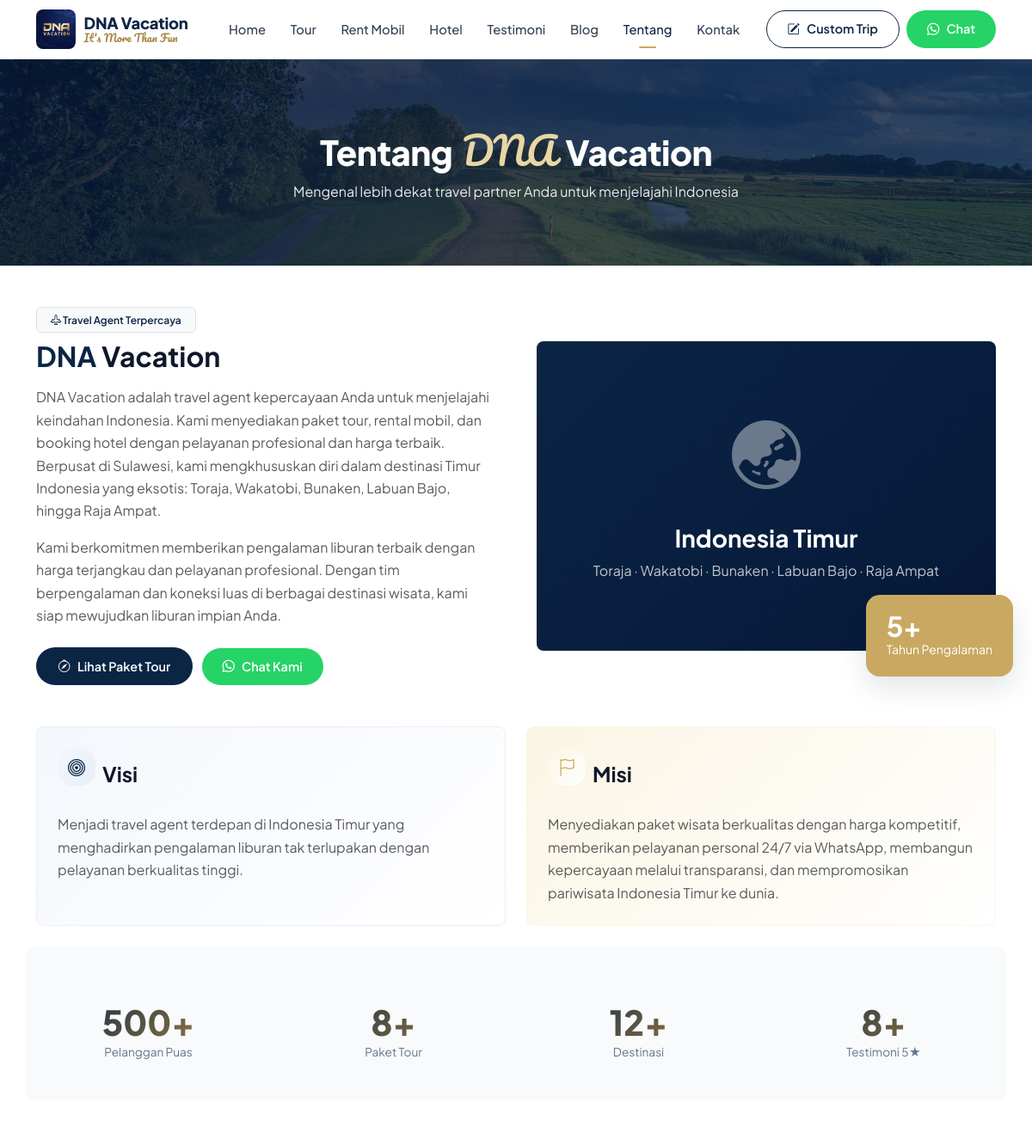
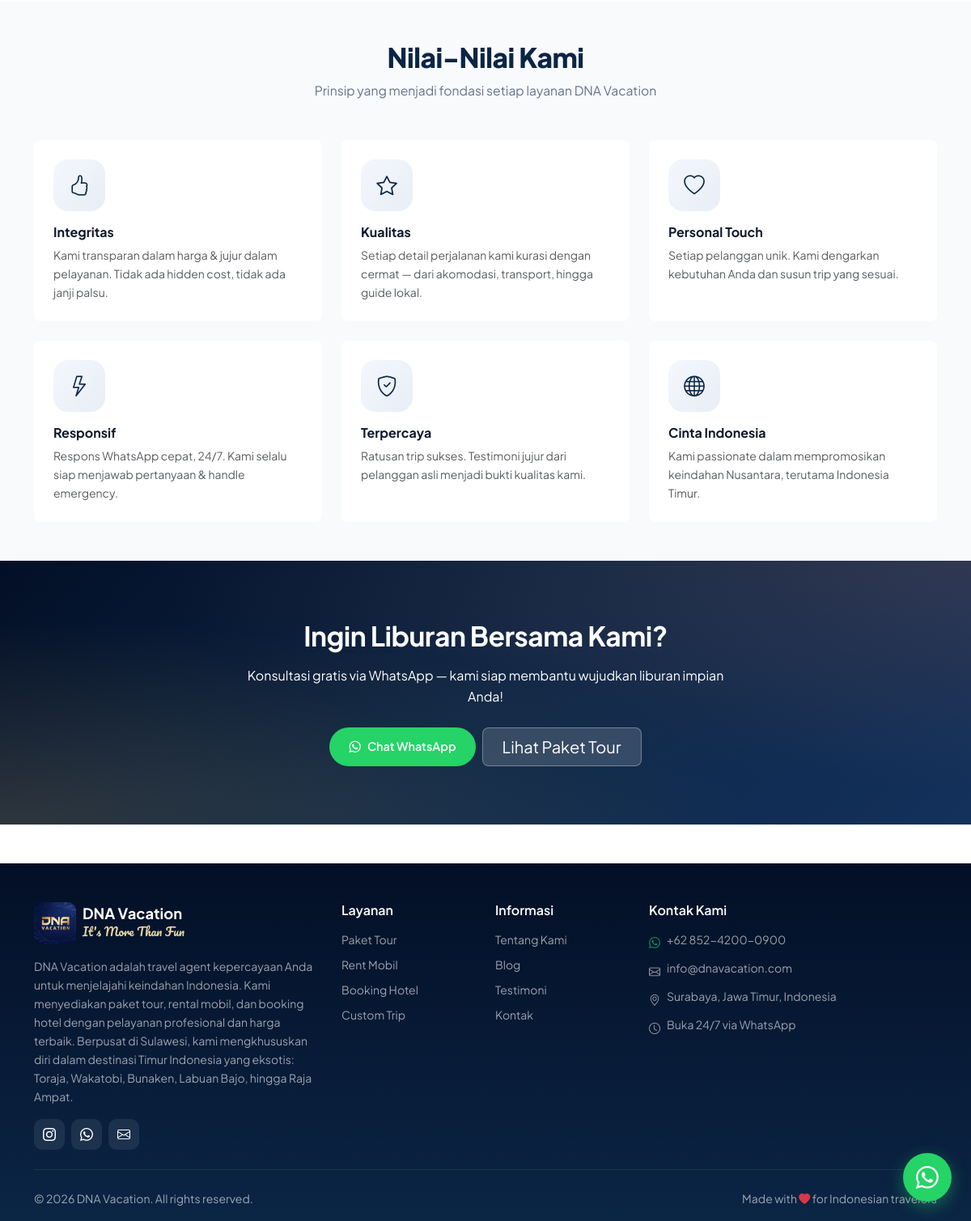
Page /about.php on the committed database (2 pictures, top to bottom).
### tables this page shows
CREATE TABLE site_settings (
  id INT AUTO_INCREMENT PRIMARY KEY,
  setting_key VARCHAR(100) NOT NULL UNIQUE,
  setting_value TEXT,
  updated_at TIMESTAMP DEFAULT CURRENT_TIMESTAMP ON UPDATE CURRENT_TIMESTAMP
);

### about.php (the view, shortened to what the rows shown need)
<?php
require_once 'includes/header.php';
$vision = getSetting('vision') ?: 'Menjadi travel agent terdepan di Indonesia Timur yang menghadirkan pengalaman liburan tak terlupakan dengan pelayanan berkualitas tinggi.';
$mission = getSetting('mission') ?: 'Menyediakan paket wisata berkualitas dengan harga kompetitif, memberikan pelayanan personal 24/7 via WhatsApp, membangun kepercayaan melalui transparansi, dan mempromosikan pariwisata Indonesia Timur ke dunia.';
$about = getSetting('about_text') ?: 'DNA Vacation adalah travel agent terpercaya untuk liburan impian Anda.';
?>
<div class="page-header">
    <div class="container">
        <h1>Tentang <span class="script">DNA</span> Vacation</h1>
    </div>
</div>
<section class="py-5">
    <div class="container">
        <div class="row g-5 align-items-center mb-5">
            <div class="col-lg-6 order-lg-1 order-2">
                <span class="badge bg-light text-primary-custom border mb-2" style="padding:.5rem 1rem;font-weight:600"><i class="bi bi-airplane-engines"></i> Travel Agent Terpercaya</span>
                <h2 class="fw-bold mb-3"><span class="text-primary-custom">DNA</span> Vacation</h2>
                <p class="text-muted"><?= nl2br(e($about)) ?></p>
                <p class="text-muted">Kami berkomitmen memberikan pengalaman liburan terbaik dengan harga terjangkau dan pelayanan profesional. Dengan tim berpengalaman dan koneksi luas di berbagai destinasi wisata, kami siap mewujudkan liburan impian Anda.</p>
                <div class="mt-4">
                    <a href="<?= BASE_URL ?>/tours.php" class="btn btn-primary-custom me-2"><i class="bi bi-compass"></i> Lihat Paket Tour</a>
                    <a href="<?= waLink('Halo DNA Vacation, saya ingin konsultasi liburan.') ?>" target="_blank" class="btn btn-wa"><i class="bi bi-whatsapp"></i> Chat Kami</a>
                </div>
            </div>
        </div>
        <div class="row g-4 mb-5">
            <div class="col-md-6">
                <div class="p-4 rounded-3 h-100" style="background:linear-gradient(135deg,var(--primary-lighter),#fff);border:1px solid var(--primary-light)">
                    <div class="d-flex align-items-center gap-2 mb-3">
                        <div class="feature-icon" style="width:44px;height:44px;font-size:1.25rem"><i class="bi bi-bullseye"></i></div>
                        <h4 class="fw-bold mb-0">Visi</h4>
                    </div>
                    <p class="text-muted mb-0"><?= nl2br(e($vision)) ?></p>
                </div>
            </div>
            <div class="col-md-6">
                <div class="p-4 rounded-3 h-100" style="background:linear-gradient(135deg,var(--secondary-light),#fff);border:1px solid var(--secondary-light)">
                    <div class="d-flex align-items-center gap-2 mb-3">
                        <div class="feature-icon" style="background:linear-gradient(135deg,var(--secondary-light),#fff);color:var(--secondary);width:44px;height:44px;font-size:1.25rem"><i class="bi bi-flag"></i></div>
                        <h4 class="fw-bold mb-0">Misi</h4>
                    </div>
                    <p class="text-muted mb-0"><?= nl2br(e($mission)) ?></p>
                </div>
            </div>
        </div>
    </div>
</section>
<section class="py-5 bg-gray-50">
    <div class="container">
        <div class="text-center mb-5">
            <h2 class="section-title">Nilai-Nilai Kami</h2>
        </div>
    </div>
</section>
<?php require_once 'includes/footer.php'; ?>

### includes/header.php (shortened to what the rows shown need)
<?php require_once __DIR__ . '/config.php'; ?>
<!DOCTYPE html>
<html lang="id">
<head>
    <link href="https://cdn.jsdelivr.net/npm/bootstrap@5.3.3/dist/css/bootstrap.min.css" rel="stylesheet">
    <link href="https://cdn.jsdelivr.net/npm/bootstrap-icons@1.11.3/font/bootstrap-icons.min.css" rel="stylesheet">
    <link href="<?= asset('css/style.css') ?>" rel="stylesheet">
</head>
<body>
    <nav class="navbar navbar-expand-lg sticky-top">
        <div class="container">
            <a class="navbar-brand" href="<?= BASE_URL ?>/">
                <div class="brand-text d-none d-sm-flex">
                    <span class="brand-name"><?= e(getSetting('site_name') ?: 'DNA Vacation') ?></span>
                    <span class="brand-tag"><?= e(getSetting('brand_tagline') ?: "It's More Than Fun") ?></span>
                </div>
            </a>
        </div>
    </nav>

### includes/footer.php (shortened to what the rows shown need)
<footer class="pt-5 pb-3 mt-5">
    <div class="container">
        <div class="row g-4">
            <div class="col-lg-4">
                <div class="d-flex align-items-center gap-2 mb-2">
                    <img src="<?= e(logoUrl()) ?>" alt="<?= e(getSetting('site_name') ?: 'DNA Vacation') ?>" style="width:52px;height:52px;border-radius:10px;object-fit:cover">
                    <div>
                        <h5 class="fw-bold mb-0" style="font-size:1.15rem"><?= e(getSetting('site_name') ?: 'DNA Vacation') ?></h5>
                        <div class="footer-brand-tag"><?= e(getSetting('footer_tagline') ?: "It's More Than Fun") ?></div>
                    </div>
                </div>
                <p class="text-white-50 small mb-3 mt-3"><?= e(getSetting('about_text') ?: 'Travel agent terpercaya untuk liburan impian Anda.') ?></p>
                <div class="d-flex gap-2 mt-3">
                    <?php if (getSetting('instagram_url')): ?>
                    <a href="<?= e(getSetting('instagram_url')) ?>" target="_blank" class="d-inline-flex align-items-center justify-content-center text-white" style="width:38px;height:38px;background:rgba(255,255,255,.08);border-radius:10px" title="Instagram">
                    </a>
                    <?php endif; ?>
                    <a href="<?= waLink() ?>" target="_blank" class="d-inline-flex align-items-center justify-content-center text-white" style="width:38px;height:38px;background:rgba(255,255,255,.08);border-radius:10px" title="WhatsApp">
                    </a>
                    <?php if (getSetting('email')): ?>
                        <a href="mailto:<?= e(getSetting('email')) ?>" class="d-inline-flex align-items-center justify-content-center text-white" style="width:38px;height:38px;background:rgba(255,255,255,.08);border-radius:10px" title="Email">
                        </a>
                    <?php endif; ?>
                </div>
            </div>
            <div class="col-lg-4">
                <ul class="list-unstyled small text-white-50">
                    <li class="mb-2 d-flex gap-2"><i class="bi bi-whatsapp text-success mt-1"></i><span><?= e(getSetting('phone') ?: '+62 812-3456-7890') ?></span></li>
                    <?php if (getSetting('email')): ?>
                    <li class="mb-2 d-flex gap-2"><i class="bi bi-envelope mt-1"></i><span><?= e(getSetting('email')) ?></span></li>
                    <?php endif; ?>
                    <?php if (getSetting('address')): ?>
                        <li class="mb-2 d-flex gap-2"><i class="bi bi-geo-alt mt-1"></i><span><?= e(getSetting('address')) ?></span></li>
                    <?php endif; ?>
                </ul>
            </div>
        </div>
        <div class="d-flex justify-content-between align-items-center flex-wrap gap-2">
            <div class="text-white-50 small">
                &copy; <?= date('Y') ?> <?= e(getSetting('site_name') ?: SITE_NAME) ?>. All rights reserved.
            </div>
            <div class="text-white-50 small">
                <?php
                $copy = getSetting('copyright_text') ?: 'Made with ♥ for Indonesian travelers';
                $copy = str_replace(['♥', '❤'], '<i class="bi bi-heart-fill text-danger"></i>', e($copy));
                echo $copy;
                ?>
            </div>
        </div>
    </div>
</footer>
</body>
</html>

### rows in the picture
site_settings: setting_value "DNA Vacation"
site_settings: setting_value "DNA Vacation adalah travel agent kepercayaan Anda untuk menjelajahi keindahan Indonesia. Kami menyediakan paket tour, rental mobil, dan booking hotel dengan pelayanan profesional dan harga terbaik. Berpusat di Sulawesi, kami mengkhususkan diri dalam destinasi Timur Indonesia yang eksotis: Toraja, Wakatobi, Bunaken, Labuan Bajo, hingga Raja Ampat."
site_settings: setting_value "Menjadi travel agent terdepan di Indonesia Timur yang menghadirkan pengalaman liburan tak terlupakan dengan pelayanan berkualitas tinggi."
site_settings: setting_value "Menyediakan paket wisata berkualitas dengan harga kompetitif, memberikan pelayanan personal 24/7 via WhatsApp, membangun kepercayaan melalui transparansi, dan mempromosikan pariwisata Indonesia Timur ke dunia."
site_settings: setting_value "+62 852-4200-0900"
site_settings: setting_value "info@dnavacation.com"
site_settings: setting_value "Surabaya, Jawa Timur, Indonesia"

### other values in the picture
getSetting('brand_tagline') ?: "It's More Than Fun" "It's More Than Fun"
$statsBookings "500"
$statsTours "8"
$statsDest "12"
$statsTesti "8"
$v[1] "Integritas"
$v[2] "Kami transparan dalam harga & jujur dalam pelayanan. Tidak ada hidden cost, tidak ada janji palsu."
$v[1] "Kualitas"
$v[2] "Setiap detail perjalanan kami kurasi dengan cermat — dari akomodasi, transport, hingga guide lokal."
$v[1] "Personal Touch"
$v[2] "Setiap pelanggan unik. Kami dengarkan kebutuhan Anda dan susun trip yang sesuai."
$v[1] "Responsif"
$v[2] "Respons WhatsApp cepat, 24/7. Kami selalu siap menjawab pertanyaan & handle emergency."
$v[1] "Terpercaya"
$v[2] "Ratusan trip sukses. Testimoni jujur dari pelanggan asli menjadi bukti kualitas kami."
